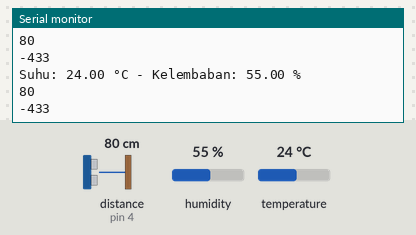
Recording of a sketch running on a simulated Arduino Uno, built with avr-gcc and run on an emulated ATmega328P. Shown: the last lines printed to the serial monitor. Wiring (inferred from the names in the program): ultrasonic range finder: trigger pin 7; echo pin 4. Inputs (shaded band) come from the test bench; at power-on: distance to the obstacle (sensor on pin 4) 80 cm, humidity 55 %, temperature 24 °C. The echo pulse lasts 58.3 µs per cm.

Above: at 1.3 s.
1.4 s: distance to the obstacle (sensor on pin 4) set to 2 cm
At 1.86 s:
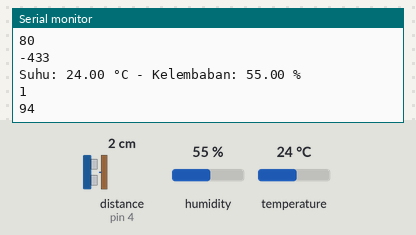
2.9 s: humidity set to 22 %
At 4.37 s:
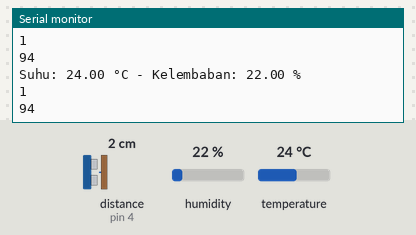
4.4 s: temperature set to 12 °C
5.9 s: distance to the obstacle (sensor on pin 4) set to 4 cm
At 6.39 s:
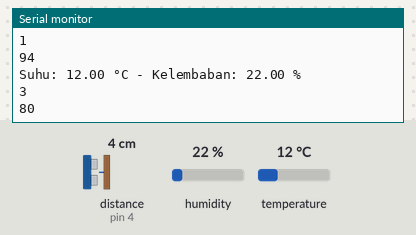
7.4 s: humidity set to 40 %
At 8.4 s:
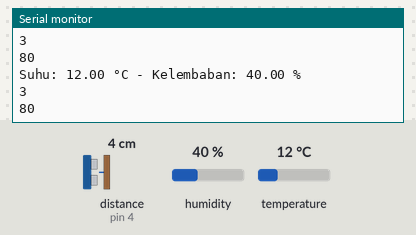
Timing chart, 0 to 9.9 s (numbered marks = the images above; inputs shaded):
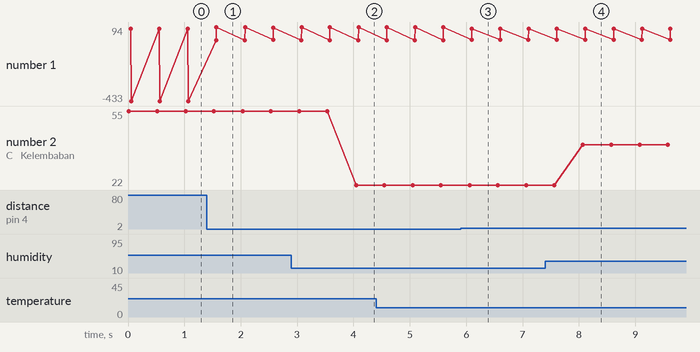

Measured:
- after the input at 1.4 s, the serial monitor: prints a new line after 0.17 s (image 1)
- after the input at 2.9 s, the serial monitor: prints a new line after 1.1 s (image 2)
- after the input at 5.9 s, the serial monitor: prints a new line after 0.20 s (image 3)
- after the input at 7.4 s, the serial monitor: prints a new line after 0.67 s (image 4)
- plotted number 1: -433 → 87 after the input at 1.4 s, 94 → 80 after the input at 5.9 s
- plotted number 2: 55 → 22 after the input at 2.9 s, 22 → 40 after the input at 7.4 s

The sketch:

erc_kelompok_8.ino
```cpp
#include <DHT.h>
#define DHTPIN 2
#define DHTTYPE DHT22
DHT dht(DHTPIN, DHTTYPE);
const int trigPin = 7;    // pin output trigger sensor ultrasonik
const int echoPin = 4;    // pin input echo sensor ultrasonik
const int capacity = 336; // kapasitas kotak dalam cm
int distance;             // jarak terukur dari sensor ke benda
int percent;              // persentase kapasitas kotak


void setup()
{
  Serial.begin(9600);
  pinMode(trigPin, OUTPUT);
  pinMode(echoPin, INPUT);
  dht.begin();
}

void loop()
{
  digitalWrite(trigPin, LOW);
  delayMicroseconds(2);
  digitalWrite(trigPin, HIGH);
  delayMicroseconds(10);
  digitalWrite(trigPin, LOW);
  distance = pulseIn(echoPin, HIGH)/58;

  // Membaca suhu dan kelembaban dari sensor DHT22
  float suhu = dht.readTemperature();
  float kelembaban = dht.readHumidity();

  // Menampilkan hasil bacaan suhu dan kelembaban pada Serial Monitor
  Serial.print("Suhu: ");
  Serial.print(suhu);
  Serial.print(" °C - Kelembaban: ");
  Serial.print(kelembaban);
  Serial.println(" %");

  percent = 100 - (100*distance/15);
  Serial.println(distance);
  Serial.println(percent);

  delay(500);
}
```
